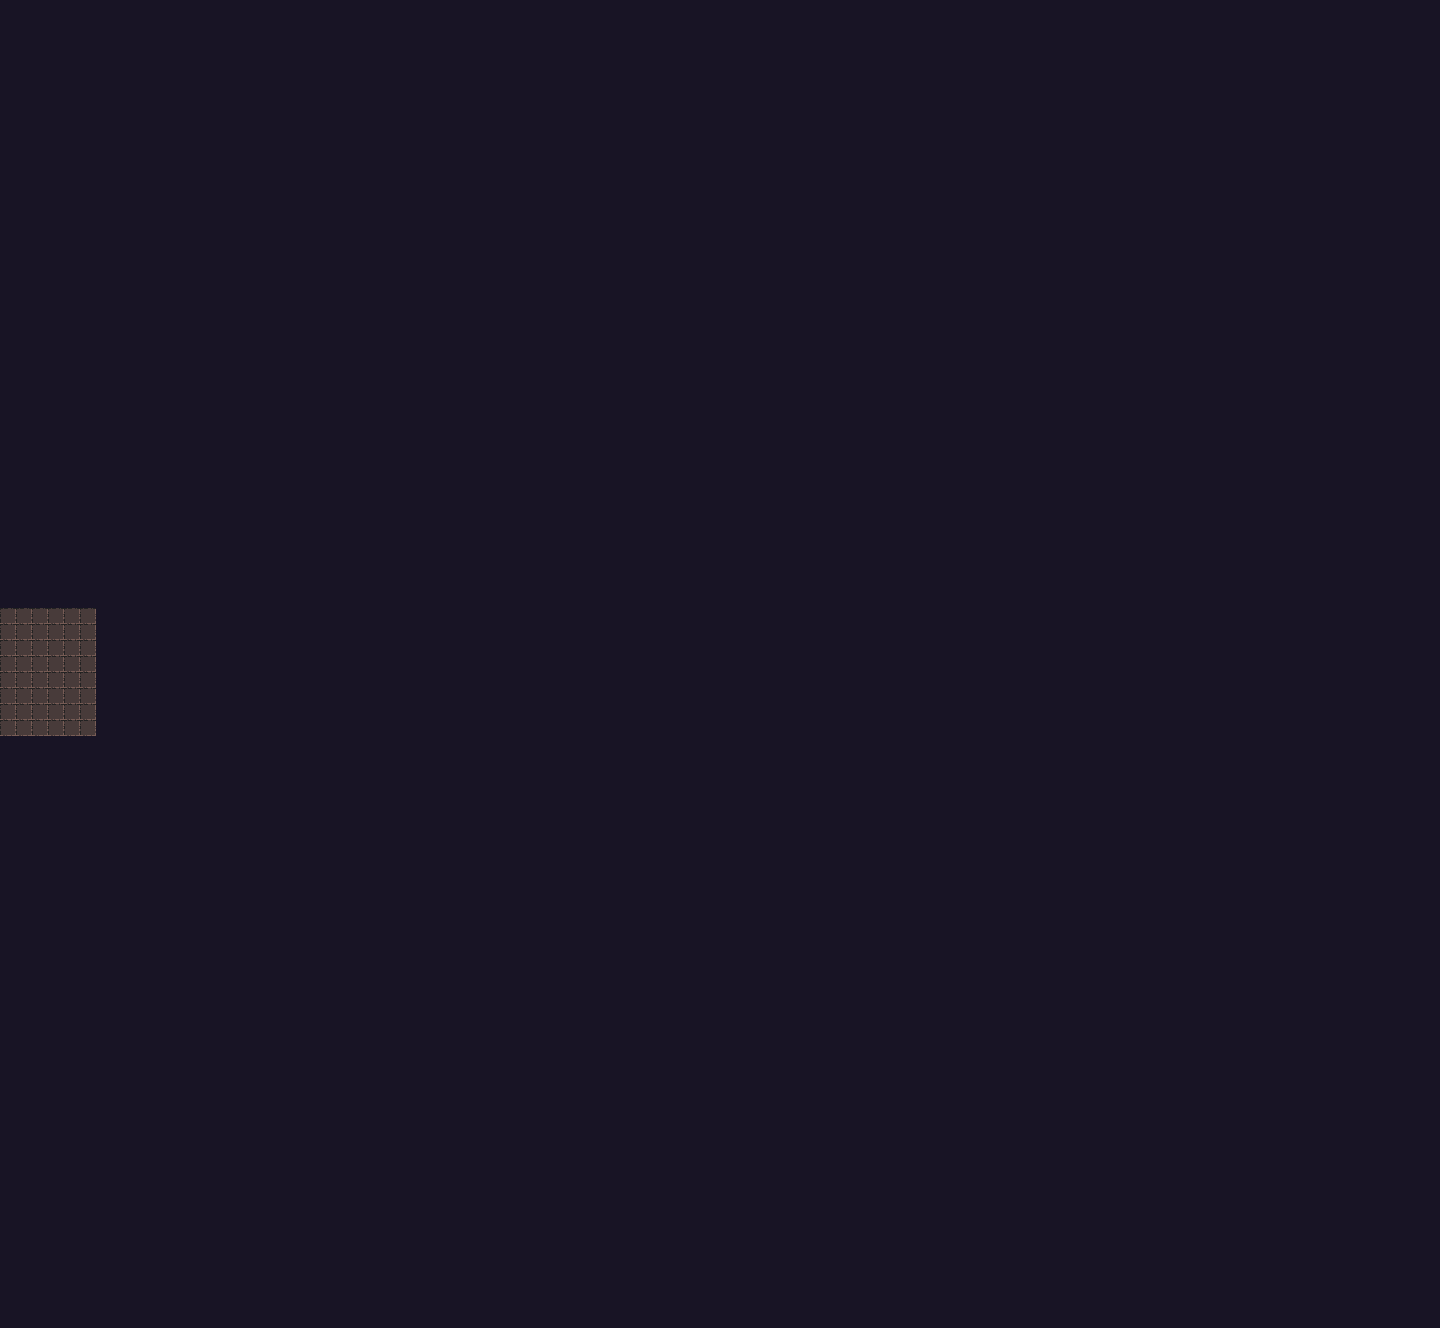

Below is a game level as drawn by its tile map, then a one-line description and the .tmx that defines it (tile-layer data replaced by summaries):
An orthogonal 90x83 tile map with 16x16 px tiles, 3 tile layers (Kachelebene 1, asdf, asdf).

<map version="1.9" tiledversion="1.9.2" orientation="orthogonal" renderorder="right-down" width="90" height="83" tilewidth="16" tileheight="16" infinite="0" nextlayerid="4" nextobjectid="1">
 <tileset firstgid="1" source="TIILESET.tsx" />
 <layer id="1" name="Kachelebene 1" width="90" height="83">
  <data>[7470 cells, 7470 non-empty, 2 distinct tile ids]</data>
 </layer>
 <layer id="2" name="asdf" width="90" height="83">
  <data>[7470 cells, 0 non-empty, 0 distinct tile ids]</data>
 </layer>
 <layer id="3" name="asdf" width="90" height="83">
  <data>[7470 cells, 0 non-empty, 0 distinct tile ids]</data>
 </layer>
</map>
